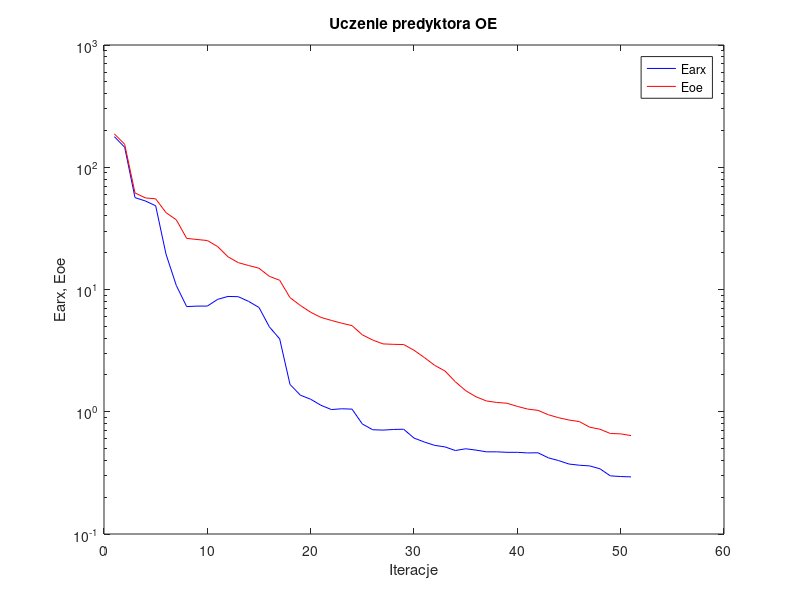
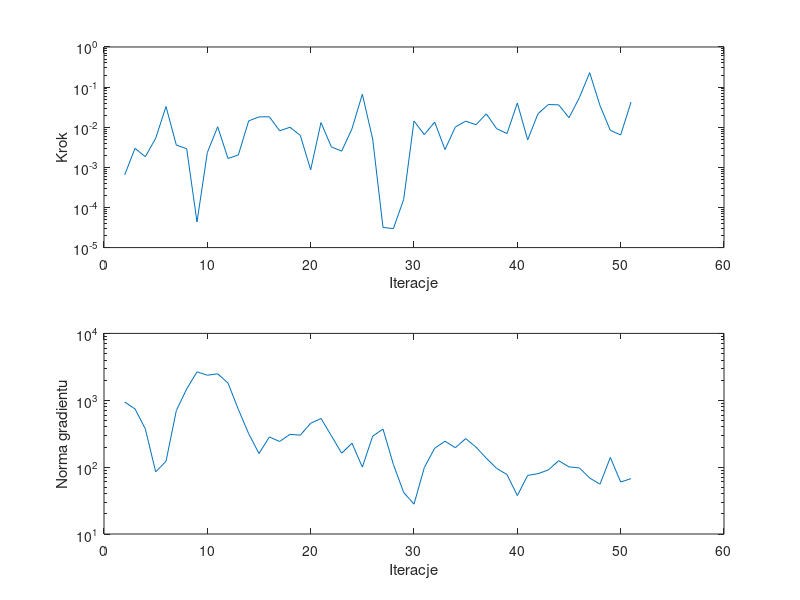

These charts were generated, in order, by the following MATLAB code:
%uczenie predyktora oe
clear all;
n=0; farx(n+1)=1.780174e+002; foe(n+1)=1.875676e+002; wspucz(n+1)=0.000000e+000; ng(n+1)=0.000000e+000;
%odnowa zmiennej metryki
n=1; farx(n+1)=1.458337e+002; foe(n+1)=1.540967e+002; krok(n+1)=6.459813e-004; ng(n+1)=9.420896e+002;
n=2; farx(n+1)=5.640329e+001; foe(n+1)=6.165513e+001; krok(n+1)=2.972972e-003; ng(n+1)=7.429652e+002;
n=3; farx(n+1)=5.300047e+001; foe(n+1)=5.612926e+001; krok(n+1)=1.838554e-003; ng(n+1)=3.729707e+002;
n=4; farx(n+1)=4.840319e+001; foe(n+1)=5.517558e+001; krok(n+1)=5.303205e-003; ng(n+1)=8.503390e+001;
n=5; farx(n+1)=1.946204e+001; foe(n+1)=4.255343e+001; krok(n+1)=3.280985e-002; ng(n+1)=1.221691e+002;
n=6; farx(n+1)=1.076946e+001; foe(n+1)=3.715125e+001; krok(n+1)=3.581841e-003; ng(n+1)=7.032462e+002;
n=7; farx(n+1)=7.246071e+000; foe(n+1)=2.618577e+001; krok(n+1)=2.914778e-003; ng(n+1)=1.473808e+003;
n=8; farx(n+1)=7.315276e+000; foe(n+1)=2.565768e+001; krok(n+1)=4.334515e-005; ng(n+1)=2.660956e+003;
n=9; farx(n+1)=7.319041e+000; foe(n+1)=2.515321e+001; krok(n+1)=2.336140e-003; ng(n+1)=2.366954e+003;
n=10; farx(n+1)=8.305280e+000; foe(n+1)=2.244582e+001; krok(n+1)=1.025657e-002; ng(n+1)=2.487821e+003;
n=11; farx(n+1)=8.776312e+000; foe(n+1)=1.851585e+001; krok(n+1)=1.667309e-003; ng(n+1)=1.808242e+003;
n=12; farx(n+1)=8.731126e+000; foe(n+1)=1.657753e+001; krok(n+1)=2.032662e-003; ng(n+1)=7.314094e+002;
n=13; farx(n+1)=7.987338e+000; foe(n+1)=1.570688e+001; krok(n+1)=1.438335e-002; ng(n+1)=3.160412e+002;
n=14; farx(n+1)=7.130090e+000; foe(n+1)=1.493406e+001; krok(n+1)=1.809047e-002; ng(n+1)=1.597591e+002;
n=15; farx(n+1)=4.950983e+000; foe(n+1)=1.282145e+001; krok(n+1)=1.820180e-002; ng(n+1)=2.827226e+002;
n=16; farx(n+1)=3.945242e+000; foe(n+1)=1.190129e+001; krok(n+1)=8.128862e-003; ng(n+1)=2.417301e+002;
n=17; farx(n+1)=1.673536e+000; foe(n+1)=8.583002e+000; krok(n+1)=1.000726e-002; ng(n+1)=3.092663e+002;
n=18; farx(n+1)=1.367312e+000; foe(n+1)=7.404485e+000; krok(n+1)=6.223487e-003; ng(n+1)=3.008880e+002;
n=19; farx(n+1)=1.265289e+000; foe(n+1)=6.513293e+000; krok(n+1)=8.684522e-004; ng(n+1)=4.533922e+002;
n=20; farx(n+1)=1.129434e+000; foe(n+1)=5.909643e+000; krok(n+1)=1.309024e-002; ng(n+1)=5.338624e+002;
n=21; farx(n+1)=1.042524e+000; foe(n+1)=5.588038e+000; krok(n+1)=3.242576e-003; ng(n+1)=2.953175e+002;
n=22; farx(n+1)=1.057479e+000; foe(n+1)=5.301067e+000; krok(n+1)=2.531421e-003; ng(n+1)=1.614864e+002;
n=23; farx(n+1)=1.050980e+000; foe(n+1)=5.065681e+000; krok(n+1)=9.195867e-003; ng(n+1)=2.277698e+002;
n=24; farx(n+1)=7.942941e-001; foe(n+1)=4.257200e+000; krok(n+1)=6.640781e-002; ng(n+1)=1.001247e+002;
n=25; farx(n+1)=7.127849e-001; foe(n+1)=3.861869e+000; krok(n+1)=5.095665e-003; ng(n+1)=2.909049e+002;
%odnowa zmiennej metryki
n=26; farx(n+1)=7.077501e-001; foe(n+1)=3.589716e+000; krok(n+1)=3.190024e-005; ng(n+1)=3.706508e+002;
n=27; farx(n+1)=7.164843e-001; foe(n+1)=3.560422e+000; krok(n+1)=2.963075e-005; ng(n+1)=1.101674e+002;
n=28; farx(n+1)=7.191554e-001; foe(n+1)=3.546809e+000; krok(n+1)=1.581535e-004; ng(n+1)=4.183374e+001;
n=29; farx(n+1)=6.093439e-001; foe(n+1)=3.185633e+000; krok(n+1)=1.430505e-002; ng(n+1)=2.795302e+001;
n=30; farx(n+1)=5.655575e-001; foe(n+1)=2.776184e+000; krok(n+1)=6.543079e-003; ng(n+1)=9.860881e+001;
n=31; farx(n+1)=5.309518e-001; foe(n+1)=2.397648e+000; krok(n+1)=1.345452e-002; ng(n+1)=1.916960e+002;
n=32; farx(n+1)=5.157599e-001; foe(n+1)=2.153105e+000; krok(n+1)=2.778799e-003; ng(n+1)=2.439643e+002;
n=33; farx(n+1)=4.817035e-001; foe(n+1)=1.760104e+000; krok(n+1)=1.012183e-002; ng(n+1)=1.950294e+002;
n=34; farx(n+1)=4.979161e-001; foe(n+1)=1.487187e+000; krok(n+1)=1.417782e-002; ng(n+1)=2.670451e+002;
n=35; farx(n+1)=4.856785e-001; foe(n+1)=1.325985e+000; krok(n+1)=1.153579e-002; ng(n+1)=1.992936e+002;
n=36; farx(n+1)=4.700402e-001; foe(n+1)=1.226097e+000; krok(n+1)=2.156300e-002; ng(n+1)=1.357493e+002;
n=37; farx(n+1)=4.700482e-001; foe(n+1)=1.191727e+000; krok(n+1)=9.175071e-003; ng(n+1)=9.574737e+001;
n=38; farx(n+1)=4.658057e-001; foe(n+1)=1.173928e+000; krok(n+1)=6.963555e-003; ng(n+1)=7.747562e+001;
n=39; farx(n+1)=4.657507e-001; foe(n+1)=1.106366e+000; krok(n+1)=4.000365e-002; ng(n+1)=3.751662e+001;
n=40; farx(n+1)=4.603860e-001; foe(n+1)=1.051607e+000; krok(n+1)=4.841816e-003; ng(n+1)=7.522557e+001;
n=41; farx(n+1)=4.617253e-001; foe(n+1)=1.026551e+000; krok(n+1)=2.173419e-002; ng(n+1)=7.984502e+001;
n=42; farx(n+1)=4.198553e-001; foe(n+1)=9.450380e-001; krok(n+1)=3.680593e-002; ng(n+1)=9.072510e+001;
n=43; farx(n+1)=3.984870e-001; foe(n+1)=8.936939e-001; krok(n+1)=3.612031e-002; ng(n+1)=1.249606e+002;
n=44; farx(n+1)=3.735639e-001; foe(n+1)=8.558060e-001; krok(n+1)=1.726831e-002; ng(n+1)=1.007388e+002;
n=45; farx(n+1)=3.653244e-001; foe(n+1)=8.310344e-001; krok(n+1)=5.440189e-002; ng(n+1)=9.740644e+001;
n=46; farx(n+1)=3.606280e-001; foe(n+1)=7.477912e-001; krok(n+1)=2.283902e-001; ng(n+1)=6.873260e+001;
n=47; farx(n+1)=3.413274e-001; foe(n+1)=7.195433e-001; krok(n+1)=3.459424e-002; ng(n+1)=5.568576e+001;
n=48; farx(n+1)=2.989784e-001; foe(n+1)=6.638651e-001; krok(n+1)=8.349282e-003; ng(n+1)=1.394968e+002;
n=49; farx(n+1)=2.951579e-001; foe(n+1)=6.593989e-001; krok(n+1)=6.422675e-003; ng(n+1)=5.991639e+001;
n=50; farx(n+1)=2.932156e-001; foe(n+1)=6.383513e-001; krok(n+1)=4.215364e-002; ng(n+1)=6.732984e+001;

figure; semilogy(farx,'b'); hold on; semilogy(foe,'r'); xlabel('Iteracje'); ylabel('Earx, Eoe'); legend('Earx','Eoe'); title('Uczenie predyktora OE');
figure; subplot(2,1,1); semilogy(krok); xlabel('Iteracje'); ylabel('Krok');
subplot(2,1,2); semilogy(ng); xlabel('Iteracje'); ylabel('Norma gradientu');
Earx=farx(n+1)
Eoe=foe(n+1)
